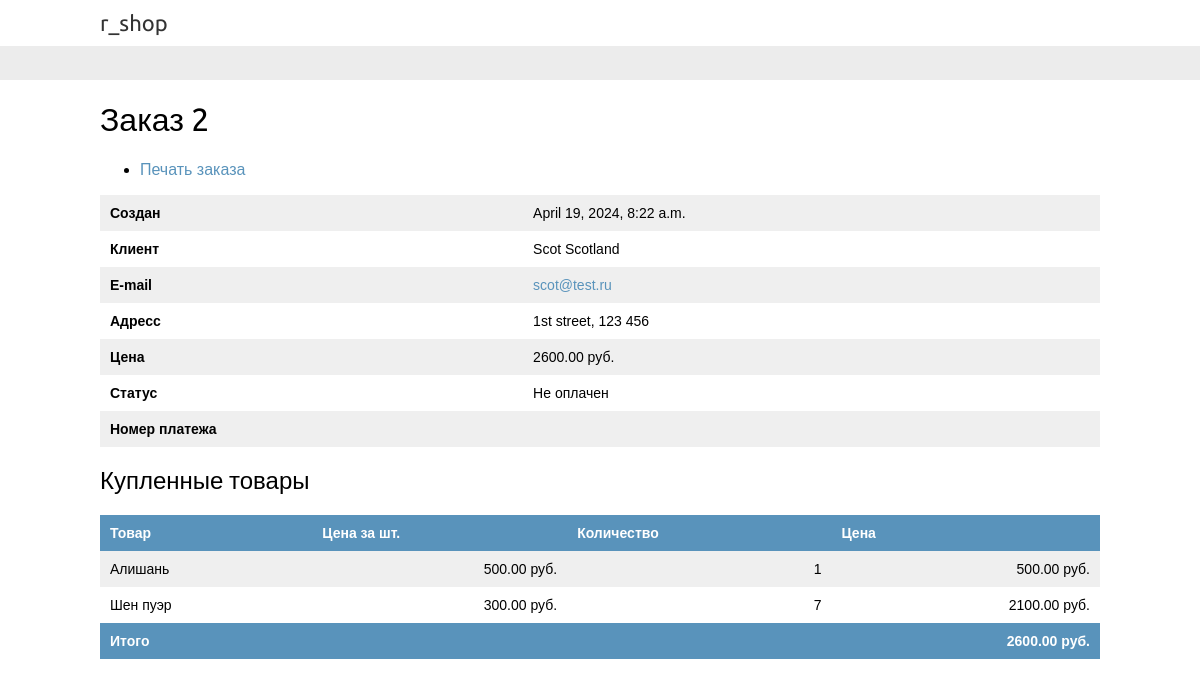
/orders/admin/order/2/ (signed in), run on the app's committed database.
### orders/models.py (models this page shows, shortened)
class Order(models.Model):
    first_name = models.CharField(max_length=50, verbose_name='Имя')
    last_name = models.CharField(max_length=50, verbose_name='Фамилия')
    email = models.EmailField()
    address = models.CharField(max_length=250, verbose_name='Адрес')
    postal_code = models.CharField(
        max_length=20, verbose_name='Почтовый индекс')
    city = models.CharField(max_length=100, verbose_name='Город')
    created = models.DateTimeField(auto_now_add=True, verbose_name='Создан')
    updated = models.DateTimeField(auto_now=True, verbose_name='Обновлен')
    paid = models.BooleanField(default=False, verbose_name='Оплачен')
    payment_id = models.CharField(
        max_length=250, blank=True, verbose_name='ID платежа')
    coupon = models.ForeignKey(
        Coupon, related_name='orders', null=True, blank=True, on_delete=models.SET_NULL, verbose_name='Промокод')
    discount = models.IntegerField(
        default=0, validators=[MinValueValidator(0), MaxValueValidator(100)])
    class Meta:
        ordering = [
            '-created',
        ]
        indexes = [
            models.Index(fields=['-created']),
        ]
        verbose_name = 'Заказ'
        verbose_name_plural = 'Заказы'
    def get_total_cost(self):
        total_cost = self.get_total_cost_before_discount()
        return total_cost - self.get_discount()
    def get_total_cost_before_discount(self):
        return sum(item.get_cost() for item in self.items.all())
    def get_discount(self):
        total_cost = self.get_total_cost_before_discount()
        if self.discount:
            return total_cost * (self.discount / Decimal(100))
        return Decimal(0)

class OrderItem(models.Model):
    order = models.ForeignKey(
        Order, related_name='items', on_delete=models.CASCADE, verbose_name='Заказ')
    product = models.ForeignKey(
        Product, related_name='order_items', on_delete=models.CASCADE, verbose_name='Товар')
    price = models.DecimalField(
        max_digits=10, decimal_places=2, verbose_name='Цена')
    quantity = models.PositiveIntegerField(
        default=1, verbose_name='Количество')
    def get_cost(self):
        return self.price * self.quantity

### shop/models.py (models this page shows, shortened)
class Product(models.Model):
    category = models.ForeignKey(Category, related_name='products', on_delete=models.CASCADE, verbose_name='Категория')
    name = models.CharField(max_length=200, verbose_name='Наименование')
    slug = models.SlugField(max_length=200)
    image = models.ImageField(upload_to='products/%Y/%m/%d', blank=True, verbose_name='Изображение')
    description = models.TextField(blank=True)
    price = models.DecimalField(max_digits=10, decimal_places=2, verbose_name='Цена')
    available = models.BooleanField(default=True, verbose_name='Наличие')
    created = models.DateTimeField(auto_now_add=True, verbose_name='Создан')
    updated = models.DateTimeField(auto_now=True, verbose_name='Обновлен')
    class Meta:
        ordering = [
            'name'
        ]
        indexes = [
            models.Index(fields=['id', 'slug']),
            models.Index(fields=['name']),
            models.Index(fields=['-created']),
        ]
        verbose_name = 'Продукт'
        verbose_name_plural = 'Продукты'

### orders/views.py (the view)
# urls.py: path('admin/order/<int:order_id>/', views.admin_order_detail, name='admin_order_detail'),
@staff_member_required
def admin_order_detail(request, order_id):
    order = get_object_or_404(Order, id=order_id)
    return render(
        request,
        'admin/orders/order/detail.html',
        {'order': order},
    )

### cart/cart.py (called while the page is built)
    def __len__(self):
        return sum(item['quantity'] for item in self.cart.values())

### cart/context_processors.py (called while the page is built)
def cart(request):
    return {'cart': Cart(request)}

### orders/templates/admin/orders/order/detail.html (shortened to what this page needs)
{% extends 'shop/base.html' %}
{% block content %}
    <div class="module">
        <h1> Заказ {{ order.id }}</h1>
        <ul class="object-tools">
            <li>
                <a href="#" onclick="window.print()">
                    Печать заказа
                </a>
            </li>
        </ul>
        <table>
            <tr>
                <th>Создан</th>
                <td>{{ order.created }}</td>
            </tr>
            <tr>
                <th>Клиент</th>
                <td>{{ order.first_name }} {{ order.last_name }}</td>
            </tr>
            <tr>
                <th>E-mail</th>
                <td><a href="mailto:{{ order.mail }}">{{ order.email }}</a></td>
            </tr>
            <tr>
                <th>Адресс</th>
                <td>
                    {{ order.address }},
                    {{ order.postal_code }} {{ order.ciry }}
                </td>
            </tr>
            <tr>
                <th>Цена</th>
                <td>{{ order.get_total_cost }} руб.</td>
            </tr>
            <tr>
                <th>Статус</th>
                <td>{% if order.paid %}Оплачен{% else %}Не оплачен{% endif %}</td>
            </tr>
            <tr>
                <th>Номер платежа</th>
                <td>
                </td>
            </tr>
        </table>
    </div>
    <div class="module">
        <h2>Купленные товары</h2>
        <table style="width:100%">
            <thead>
                <tr>
                    <th>Товар</th>
                    <th>Цена за шт.</th>
                    <th>Количество</th>
                    <th>Цена</th>
                </tr>
            </thead>
            <tbody>
                {% for item in order.items.all %}
                    <tr class="row{% cycle '1' '2' %}">
                        <td>{{ item.product.name }}</td>
                        <td class="num">{{ item.price }} руб.</td>
                        <td class="num">{{ item.quantity }}</td>
                        <td class="num">{{ item.get_cost }} руб.</td>
                    </tr>
                {% endfor %}
                <tr class="total">
                    <td colspan="3">Итого</td>
                    <td class="num">{{ order.get_total_cost|floatformat:2 }} руб.</td>
                </tr>
            </tbody>
        </table>
    </div>
{% endblock  %}

### shop/static/css/base.css (style rules this page uses)
body { margin:0; padding:0; font-family:helvetica, sans-serif; }
h1, h2, h3, h4, h5 , h6 { font-family: 'Ubuntu', sans-serif; font-weight:normal; }
a { text-decoration:none; color:#5993bb; }
table { width:100%; border-spacing:0; border-collapse: collapse; }
table th, table td { text-align:left; font-size:14px; padding:10px; margin:0; }
tbody tr:nth-child(odd) { background:#efefef; }
thead th, tbody tr.total { background:#5993bb; color:#fff; font-weight:bold; }
tbody td.num { text-align:right; }

### data on the page
Order: id "2", created "April 19, 2024, 8:22 a.m.", first_name "Scot", last_name "Scotland", email "scot@test.ru", address "1st street", postal_code "123 456", get_total_cost "2600.00"
OrderItem: product.name "Алишань", price "500.00", quantity "1", get_cost "500.00"
OrderItem: product.name "Шен пуэр", price "300.00", quantity "7", get_cost "2100.00"
